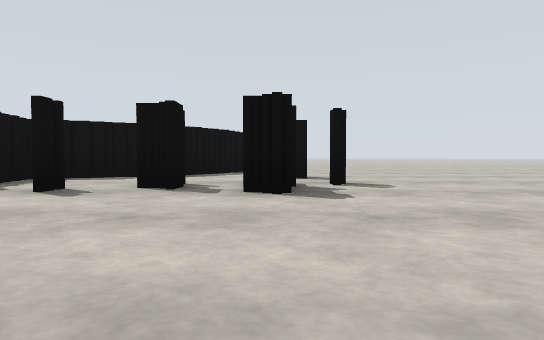
[1] (above)

19 first-person views from a walk through a world built for the Gazebo simulator. The camera is 0.72 m above the floor, tilts 2° down and sees 75° across. The floor is counted in squares, 2 m on a side. Each view is taken from the middle of a square. On the plan, view 1 faces up. The plan holds only what a view shows up to about 9 squares ahead; the rest is blank. The place goes on beyond the plan.

[2]
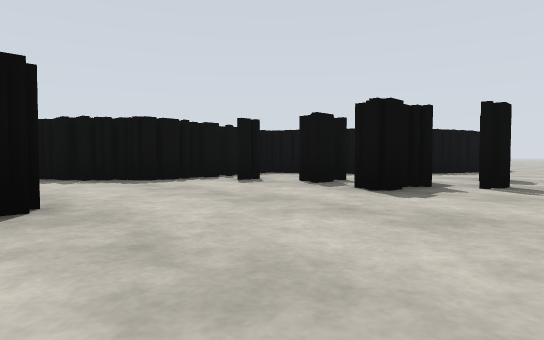

[3]
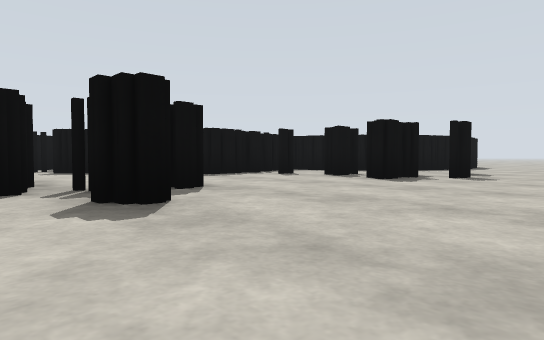

[4]
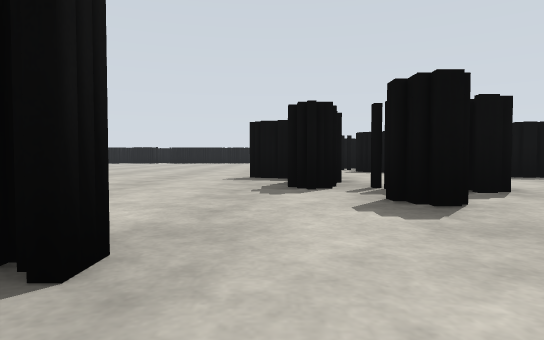

[5]
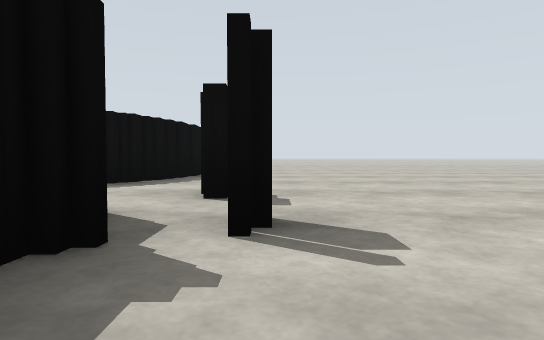

[6]
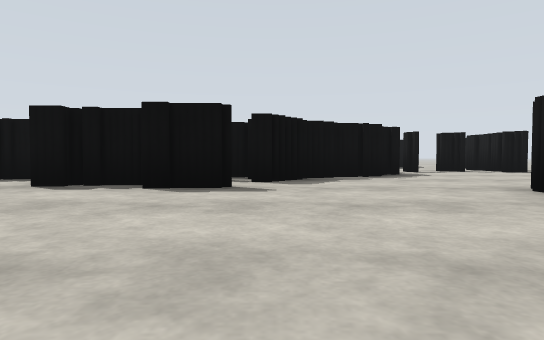

[7]
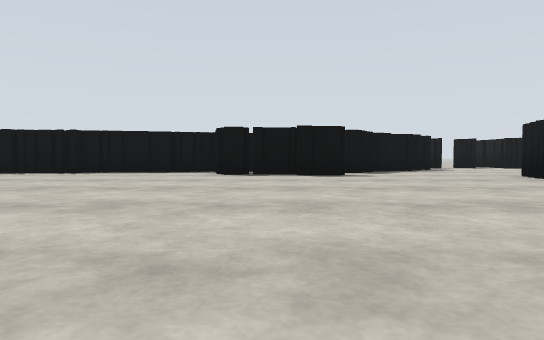

[8]
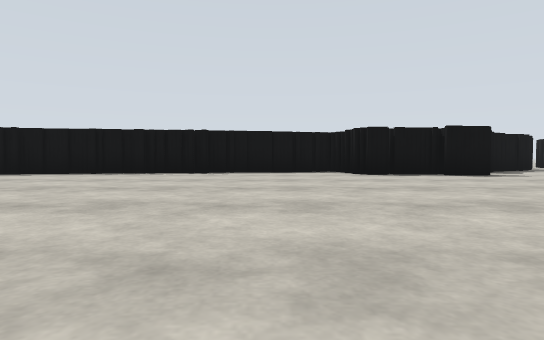

[9]
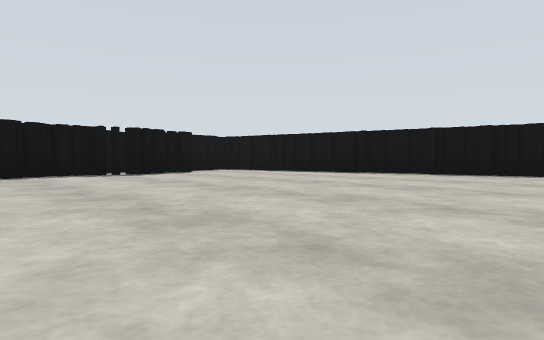

[10]
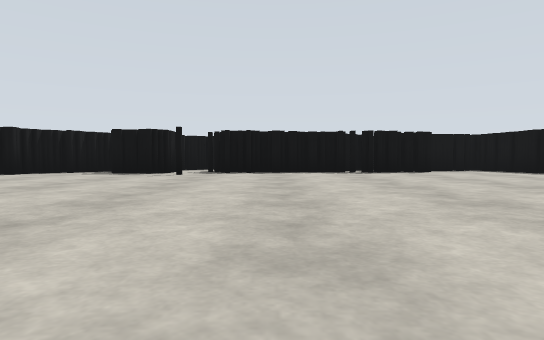

[11]
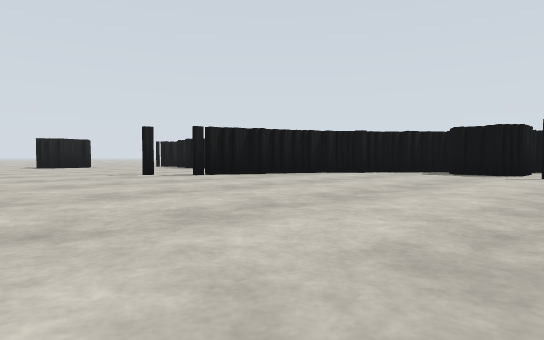

[12]
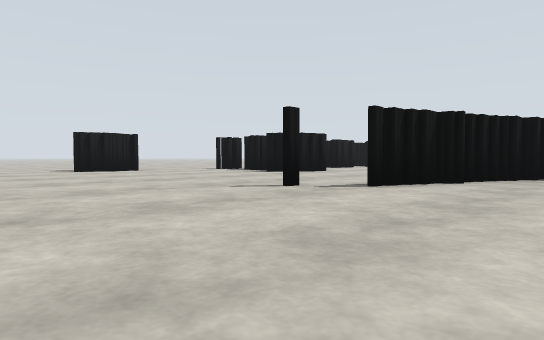

[13]
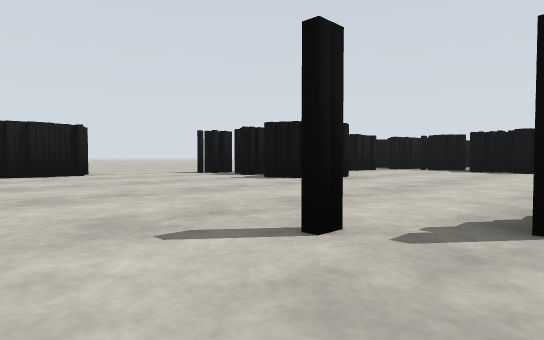

[14]
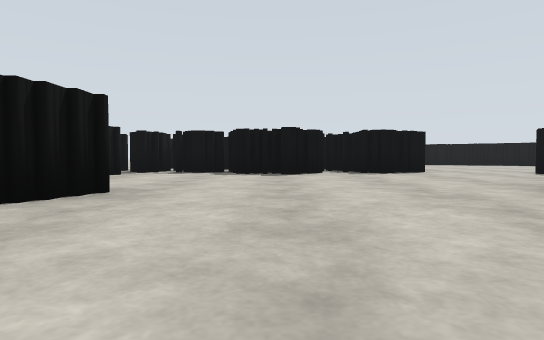

[15]
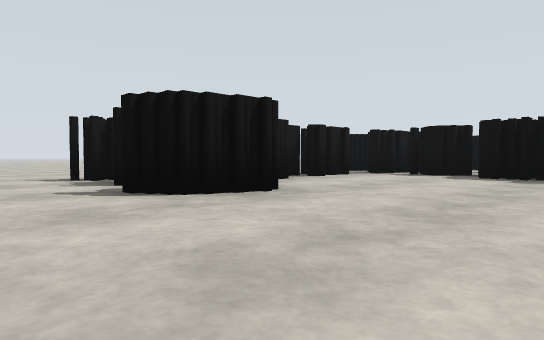

[16]
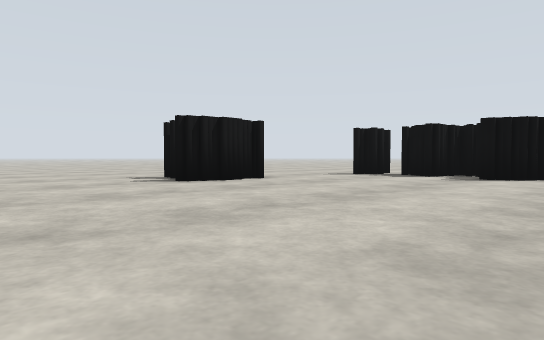

[17]
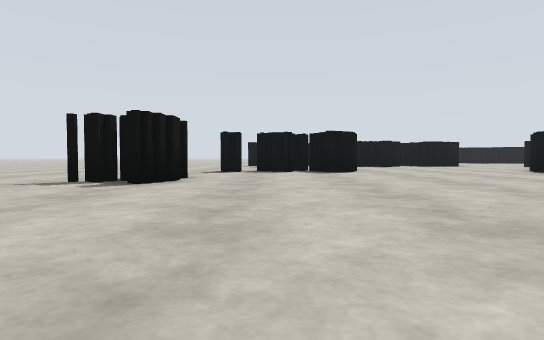

[18]
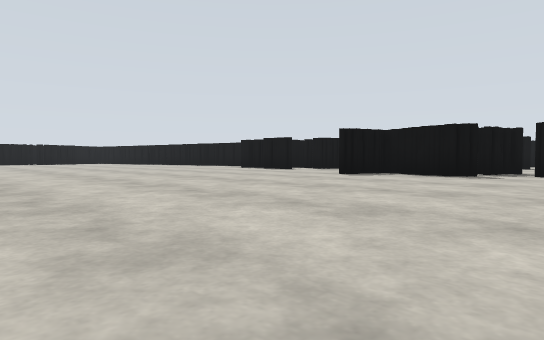

[19]
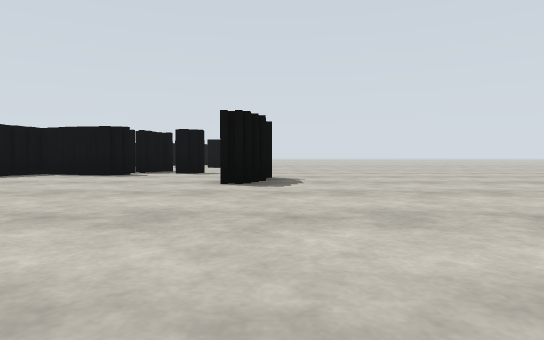

### Floor plan
Key: @ floor where view 1 was taken; # wall or solid block; x gap in a wall; . floor.
Columns run from 25 left of view 1 to 3 right of it. Each row starts with its distance up from view 1.
  9                        ##....
  8                        #.....
  7                      ###.....
  6                      #...##..
  5                      #..###..
  4                      #..##...
  3                      #.......
  2                   ####.......
  1             ##### ##.........
  0         #####...###.....#@...
 -1      ##...............####...
 -2      .................#......
 -3      #.....................#.
 -4     ##.....................#.
 -5     ##.......................
 -6      #.......................
 -7      #.......................
 -8      #......... .............
 -9    # ..#.......       ......
-10  .#####........
-11  ....##........
-12  ....##........
-13  #....###......
-14  ##.....###....
-15  ##........#...
-16  ##............
-17  #.............
-18 ##....##.......
-19  ##..##.........
-20  ###x ##.........
-21       ##........
-22        ...##...
-23        .......
-24        .......

Where each view was taken, in squares from view 1:
view 1: 0 up, 0 right, facing up
view 2: 0 up, 2 right, facing up-left
view 3: 2 down, 3 right, facing up-left
view 4: 2 down, 3 right, facing left
view 5: 3 up, 1 right, facing up
view 6: 5 down, 6 left, facing up
view 7: 8 down, 8 left, facing up
view 8: 8 down, 11 left, facing up
view 9: 8 down, 12 left, facing up-left
view 10: 7 down, 11 left, facing left
view 11: 8 down, 11 left, facing down-left
view 12: 12 down, 11 left, facing down-left
view 13: 14 down, 13 left, facing down-left
view 14: 16 down, 15 left, facing left
view 15: 15 down, 16 left, facing down-left
view 16: 17 down, 11 left, facing down-left
view 17: 20 down, 9 left, facing left
view 18: 9 down, 1 right, facing up-left
view 19: 9 down, 2 right, facing up
